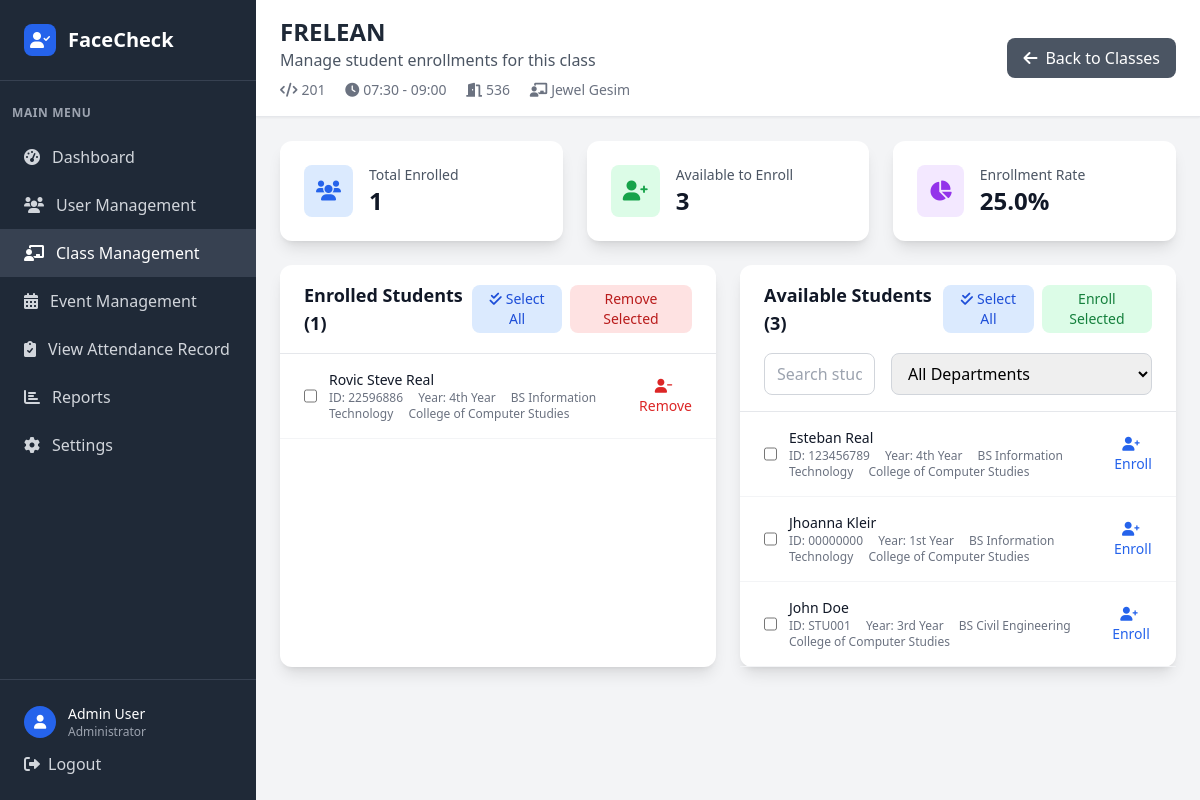
Page /admin/classes/2/students (signed in) on the earlier database version.
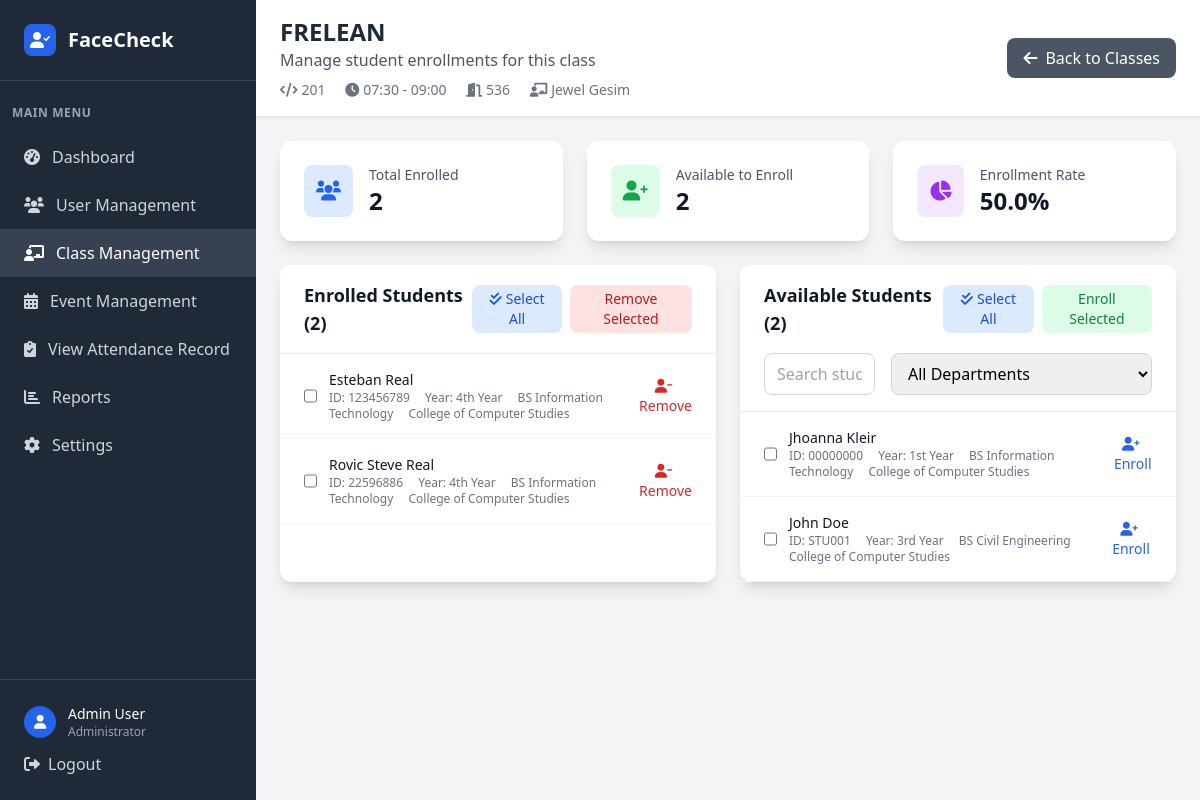
Same page on the later database version.
### tables this page shows
CREATE TABLE student (
            student_id INTEGER PRIMARY KEY AUTOINCREMENT,
            year_level VARCHAR(20) NOT NULL,
            attendance_image VARCHAR(255),
            course_id INTEGER,
            user_id INTEGER NOT NULL, profile_picture VARCHAR(255),
            FOREIGN KEY (course_id) REFERENCES course(course_id),
            FOREIGN KEY (user_id) REFERENCES user(user_id)
        );

CREATE TABLE user (
            user_id INTEGER PRIMARY KEY AUTOINCREMENT,
            idno VARCHAR(20) NOT NULL UNIQUE,
            firstname VARCHAR(50) NOT NULL,
            lastname VARCHAR(50) NOT NULL,
            role VARCHAR(10) NOT NULL CHECK (role IN ('admin', 'faculty', 'student')),
            password VARCHAR(255) NOT NULL,
            created_at DATETIME DEFAULT CURRENT_TIMESTAMP,
            is_active BOOLEAN DEFAULT 1,
            dept_id INTEGER,
            FOREIGN KEY (dept_id) REFERENCES department(dept_id)
        );

CREATE TABLE course (
            course_id INTEGER PRIMARY KEY AUTOINCREMENT,
            course_name VARCHAR(100) NOT NULL,
            dept_id INTEGER,
            FOREIGN KEY (dept_id) REFERENCES department(dept_id)
        );

CREATE TABLE department (
            dept_id INTEGER PRIMARY KEY AUTOINCREMENT,
            dept_name VARCHAR(50) NOT NULL
        );

### app.py (the view)
@app.route('/admin/classes/<int:class_id>/students')
def class_students(class_id):
    if 'user_id' not in session or session['role'] != 'admin':
        return redirect(url_for('login'))
    conn = get_db_connection()
    class_info = conn.execute('''
        SELECT c.*, u.firstname, u.lastname
        FROM class c
        JOIN faculty f ON c.faculty_id = f.faculty_id
        JOIN user u ON f.user_id = u.user_id
        WHERE c.class_id = ?
    ''', (class_id,)).fetchone()
    enrolled_students = conn.execute('''
        SELECT u.idno, u.firstname, u.lastname, s.student_id, s.year_level, c.course_name, d.dept_name
        FROM student_class sc
        JOIN student s ON sc.student_id = s.student_id
        JOIN user u ON s.user_id = u.user_id
        LEFT JOIN course c ON s.course_id = c.course_id
        LEFT JOIN department d ON u.dept_id = d.dept_id
        WHERE sc.class_id = ?
        ORDER BY u.firstname, u.lastname
    ''', (class_id,)).fetchall()
    available_students = conn.execute('''
        SELECT u.idno, u.firstname, u.lastname, s.student_id, s.year_level, c.course_name, d.dept_name
        FROM user u
        JOIN student s ON u.user_id = s.user_id
        LEFT JOIN course c ON s.course_id = c.course_id
        LEFT JOIN department d ON u.dept_id = d.dept_id
        WHERE u.is_active = 1 AND u.role = 'student'
        AND s.student_id NOT IN (
            SELECT sc.student_id FROM student_class sc WHERE sc.class_id = ?
        )
        ORDER BY u.firstname, u.lastname
    ''', (class_id,)).fetchall()
    conn.close()
    return render_template('class_students.html',
                         class_info=class_info,
                         enrolled_students=enrolled_students,
                         available_students=available_students)

### app.py (called while the page is built)
def get_db_connection():
    try:
        conn = sqlite3.connect('facecheck.db', timeout=30.0)
        conn.row_factory = sqlite3.Row
        conn.execute('PRAGMA foreign_keys = ON')
        try:
            cur = conn.cursor()
            cur.execute("PRAGMA table_info(faculty)")
            columns = [row[1] for row in cur.fetchall()]
            if 'attendance_image' not in columns:
                cur.execute("ALTER TABLE faculty ADD COLUMN attendance_image VARCHAR(255)")
                conn.commit()
        except Exception:
            pass
        return conn
    except sqlite3.Error as e:
        print(f"Database connection error: {e}")
        raise

### templates/class_students.html (shortened to what the changed rows need)
<!DOCTYPE html>
<html lang="en">
<head>
    <script src="https://cdn.tailwindcss.com"></script>
    <link href="https://cdnjs.cloudflare.com/ajax/libs/font-awesome/6.0.0/css/all.min.css" rel="stylesheet">
</head>
<body class="bg-gray-100">
    <div class="flex h-screen">
        <div class="w-64 bg-gray-800 text-white">
            <div class="p-6 border-b border-gray-700">
                <div class="flex items-center">
                    <h1 class="text-xl font-bold">FaceCheck</h1>
                </div>
            </div>
        </div>
        <div class="flex-1 flex flex-col overflow-hidden">
            <header class="bg-white shadow-sm border-b border-gray-200">
                <div class="px-6 py-4">
                    <div class="flex items-center justify-between">
                        <div>
                            <h2 class="text-2xl font-bold text-gray-800">{{ class_info.class_name }}</h2>
                        </div>
                    </div>
                </div>
            </header>
            <main class="flex-1 overflow-y-auto p-6">
                <div class="grid grid-cols-1 md:grid-cols-3 gap-6 mb-6">
                    <div class="bg-white rounded-xl shadow-lg p-6">
                        <div class="flex items-center">
                            <div class="ml-4">
                                <p class="text-sm font-medium text-gray-600">Total Enrolled</p>
                                <p class="text-2xl font-bold text-gray-900">{{ enrolled_students|length }}</p>
                            </div>
                        </div>
                    </div>
                    <div class="bg-white rounded-xl shadow-lg p-6">
                        <div class="flex items-center">
                            <div class="ml-4">
                                <p class="text-sm font-medium text-gray-600">Available to Enroll</p>
                                <p class="text-2xl font-bold text-gray-900">{{ available_students|length }}</p>
                            </div>
                        </div>
                    </div>
                    <div class="bg-white rounded-xl shadow-lg p-6">
                        <div class="flex items-center">
                            <div class="ml-4">
                                <p class="text-sm font-medium text-gray-600">Enrollment Rate</p>
                                <p class="text-2xl font-bold text-gray-900">
                                    {% if (enrolled_students|length + available_students|length) > 0 %}
                                        {{ "%.1f"|format((enrolled_students|length / (enrolled_students|length + available_students|length)) * 100) }}%
                                    {% else %}
                                        0%
                                    {% endif %}
                                </p>
                            </div>
                        </div>
                    </div>
                </div>
                <div class="grid grid-cols-1 lg:grid-cols-2 gap-6">
                    <div class="bg-white rounded-xl shadow-lg">
                        <div class="px-6 py-4 border-b border-gray-200">
                            <div class="flex items-center justify-between">
                                <h3 class="text-lg font-semibold text-gray-900">Enrolled Students ({{ enrolled_students|length }})</h3>
                                {% if enrolled_students %}
                                <div class="flex space-x-2">
                                    <button onclick="selectAllEnrolled()" class="text-sm bg-blue-100 text-blue-700 px-3 py-1 rounded-lg hover:bg-blue-200 transition duration-200">
                                    </button>
                                    <button onclick="unenrollSelected()" id="bulkUnenrollBtn" class="text-sm bg-red-100 text-red-700 px-3 py-1 rounded-lg hover:bg-red-200 transition duration-200" disabled>
                                    </button>
                                </div>
                                {% endif %}
                            </div>
                        </div>
                        {% if enrolled_students %}
                        <div class="max-h-96 overflow-y-auto" id="enrolledStudentsList">
                            {% for student in enrolled_students %}
                            <div class="px-6 py-4 border-b border-gray-100 hover:bg-gray-50 enrolled-student-card">
                                <div class="flex items-center justify-between">
                                    <div class="flex items-center">
                                        <input type="checkbox" class="enrolled-student-checkbox mr-3 h-4 w-4 text-red-600 focus:ring-red-500 border-gray-300 rounded"
                                               value="{{ student.student_id }}" onchange="updateBulkUnenrollButton()">
                                        <div>
                                            <div class="text-sm font-medium text-gray-900">{{ student.firstname }} {{ student.lastname }}</div>
                                            <div class="text-xs text-gray-500">
                                                <span class="mr-3">ID: {{ student.idno }}</span>
                                                <span class="mr-3">Year: {{ student.year_level }}</span>
                                                {% if student.course_name %}<span class="mr-3">{{ student.course_name }}</span>{% endif %}
                                                {% if student.dept_name %}<span>{{ student.dept_name }}</span>{% endif %}
                                            </div>
                                        </div>
                                    </div>
                                    <div class="flex space-x-2">
                                        <form method="POST" action="{{ url_for('unenroll_student_from_class', class_id=class_info.class_id, student_id=student.student_id) }}" class="inline">
                                            <button type="submit" class="text-red-600 hover:text-red-900 text-sm"
                                                    onclick="return confirm('Are you sure you want to unenroll this student?')">
                                                <i class="fas fa-user-minus mr-1"></i>Remove
                                            </button>
                                        </form>
                                    </div>
                                </div>
                            </div>
                            {% endfor %}
                        </div>
                        {% else %}
                        <div class="text-center py-8">
                            <i class="fas fa-users text-gray-400 text-4xl mb-4"></i>
                            <p class="text-gray-500">No students enrolled yet</p>
                        </div>
                        {% endif %}
                    </div>
                    <div class="bg-white rounded-xl shadow-lg">
                        <div class="px-6 py-4 border-b border-gray-200">
                            <div class="flex items-center justify-between">
                                <h3 class="text-lg font-semibold text-gray-900">Available Students ({{ available_students|length }})</h3>
                                <div class="flex space-x-2">
                                    <button onclick="selectAllAvailable()" class="text-sm bg-blue-100 text-blue-700 px-3 py-1 rounded-lg hover:bg-blue-200 transition duration-200">
                                    </button>
                                    <button onclick="enrollSelected()" id="bulkEnrollBtn" class="text-sm bg-green-100 text-green-700 px-3 py-1 rounded-lg hover:bg-green-200 transition duration-200" disabled>
                                    </button>
                                </div>
                            </div>
                        </div>
                        {% if available_students %}
                        <div class="max-h-96 overflow-y-auto" id="availableStudentsList">
                            {% for student in available_students %}
                            <div class="px-6 py-4 border-b border-gray-100 hover:bg-gray-50 student-card"
                                 data-name="{{ student.firstname }} {{ student.lastname }}"
                                 data-idno="{{ student.idno }}"
                                 data-department="{{ student.dept_name or '' }}"
                                 data-course="{{ student.course_name or '' }}">
                                <div class="flex items-center justify-between">
                                    <div class="flex items-center">
                                        <input type="checkbox" class="student-checkbox mr-3 h-4 w-4 text-blue-600 focus:ring-blue-500 border-gray-300 rounded"
                                               value="{{ student.student_id }}" onchange="updateBulkEnrollButton()">
                                        <div>
                                            <div class="text-sm font-medium text-gray-900">{{ student.firstname }} {{ student.lastname }}</div>
                                            <div class="text-xs text-gray-500">
                                                <span class="mr-3">ID: {{ student.idno }}</span>
                                                <span class="mr-3">Year: {{ student.year_level }}</span>
                                                {% if student.course_name %}<span class="mr-3">{{ student.course_name }}</span>{% endif %}
                                                {% if student.dept_name %}<span>{{ student.dept_name }}</span>{% endif %}
                                            </div>
                                        </div>
                                    </div>
                                    <div class="flex space-x-2">
                                        <form method="POST" action="{{ url_for('enroll_student_to_class', class_id=class_info.class_id) }}" class="inline">
                                            <button type="submit" class="text-blue-600 hover:text-blue-900 text-sm">
                                                <i class="fas fa-user-plus mr-1"></i>Enroll
                                            </button>
                                        </form>
                                    </div>
                                </div>
                            </div>
                            {% endfor %}
                        </div>
                        {% else %}
                        <div class="text-center py-8">
                            <i class="fas fa-user-check text-gray-400 text-4xl mb-4"></i>
                            <p class="text-gray-500">All students are already enrolled</p>
                        </div>
                        {% endif %}
                    </div>
                </div>
            </main>
        </div>
    </div>
</body>
</html>

Differences in the rows shown:
changed student "Esteban": moves from the list under "Available Students (3)" to the list under "Enrolled Students (2)"
Other differences:
{{ enrolled_students|length }}: "1" → "2"
{{ available_students|length }}: "3" → "2"
text no longer shown: "25.0"
text now shown: "50.0"
